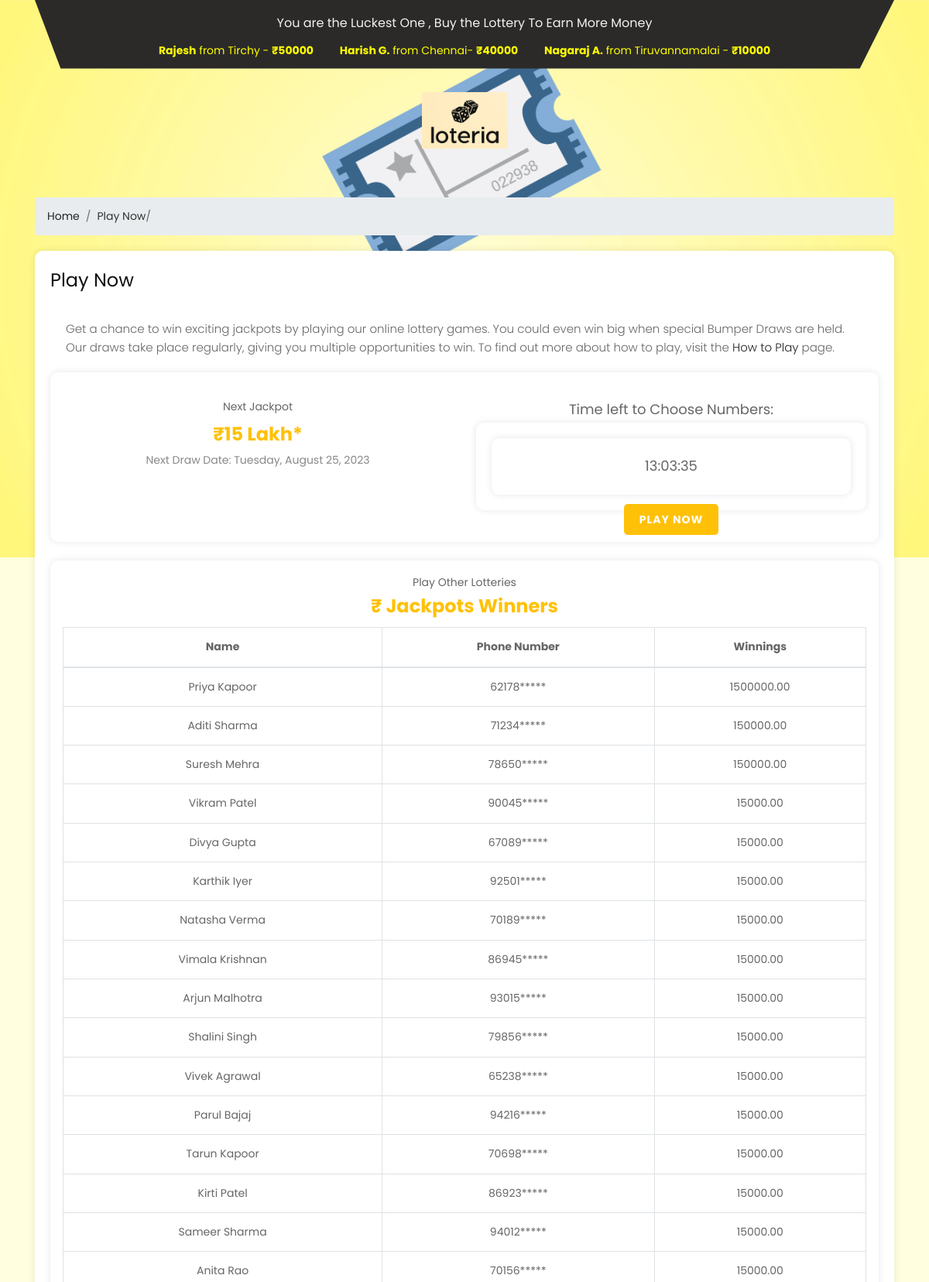
The page / (upper part) on the database its author committed.
### lottyapp/models.py (models this page shows)
class Participant(models.Model):
    name = models.CharField(max_length=100)
    phonenumber = models.CharField(max_length=20)
    winnings = models.DecimalField(max_digits=10, decimal_places=2)

### lottyapp/views.py (the view)
# urls.py: path("", views.index, name="index"),
def index(request):
    participants = Participant.objects.all()
    return render(request, 'index.html', {'participants':participants})

### lottyapp/templates/index.html (shortened to what this page needs)
{% load static %}
<!DOCTYPE html>
<html lang="en">
   <head>
      <link rel="stylesheet" type="text/css" href="{% static 'css/bootstrap.min.css' %}">
      <link rel="stylesheet" type="text/css" href="{% static 'css/style.css' %}">
      <link rel="stylesheet" href="{% static 'css/responsive.css' %}">
      <link rel="stylesheet" href="{% static 'css/jquery.mCustomScrollbar.min.css' %}">
      <link rel="stylesheet" href="https://netdna.bootstrapcdn.com/font-awesome/4.0.3/css/font-awesome.css">
      <link rel="stylesheet" type="text/css" href="https://stackpath.bootstrapcdn.com/font-awesome/4.7.0/css/font-awesome.min.css">
      <link rel="stylesheet" href="{% static 'css/owl.carousel.min.css' %}">
      <link rel="stylesheet" href="https://cdnjs.cloudflare.com/ajax/libs/fancybox/2.1.5/jquery.fancybox.min.css" media="screen">
   </head>
   <body>
      <div class="banner_bg_main">
         <div class="container">
            <div class="header_section_top">
               <div class="row">
                  <div class="col-sm-12">
                     <div class="custom_menu">
                        <ul>
                           <li><a href="#">You are the Luckest One , Buy the Lottery To Earn More Money</a></li>
                        </ul>
<div style="overflow: hidden;">
   <marquee behavior="scroll" direction="left" scrollamount="5">
       <div style="display: inline-block; padding: 0 15px; color:yellow;">
           <strong style="text-transform: capitalize;">Rajesh</strong>
           from Tirchy - <strong>₹50000</strong>
       </div>
       <div style="display: inline-block; padding: 0 15px; color:yellow;">
           <strong style="text-transform: capitalize;">Harish G.</strong>
           from Chennai- <strong>₹40000</strong>
       </div>
       <div style="display: inline-block; padding: 0 15px; color:yellow;">
           <strong style="text-transform: capitalize;">Nagaraj A.</strong>
           from Tiruvannamalai - <strong>₹10000</strong>
       </div>
   </marquee>
</div>
                     </div>
                  </div>
               </div>
            </div>
         </div>
         <div class="logo_section">
            <div class="container">
               <div class="row">
                  <div class="col-sm-12">
                    <div class="logo">
                        <a href="index.html">
                            <img src="{% static 'images/logo (5).png' %}" width="10%" height="5%" alt="Logo">
                        </a>
                    </div>
                  </div>
               </div>
            </div>
         </div>
         <div class="header_section">
            <div class="container">
               <div class="containt_main">
                  <div class="main">
                  </div>
                  <div class="header_box">
                     <div class="login_menu">
                        <ul>
                           <li><a href="#">
                              <span class="padding_10"></span></a>
                           </li>
                           <li><a href="#">
                              <span class="padding_10"></span></a>
                           </li>
                        </ul>
                     </div>
                  </div>
               </div>
            </div>
         </div>
    <div class="container">
        <ol class="breadcrumb">
            <li class="breadcrumb-item"><a href="/">Home</a></li>
            <li class="breadcrumb-item active">Play Now</li>/
        </ol>
        <div class="genBox">
            <h1 class="mb-4">Play Now</h1>
            <p>Get a chance to win exciting jackpots by playing our online lottery games. You could even win big when
                special Bumper Draws are held. Our draws take place regularly, giving you multiple opportunities to
                win. To find out more about how to play, visit the <a href="/how-to-play" title="How to Play">How to
                    Play</a> page.</p>
            <div class="text-center mb-4">
                <div class="lottery-box p-3">
                    <div class="row mt-3">
                        <div class="col-md-6">
                            <div class="title">
                                Next Jackpot
                            </div>
                            <div class="jackpot-amount">&#8377;<span class="mainJackpot">15 Lakh</span>*</div>
                            <div class="date">Next Draw Date: Tuesday, August 25, 2023</div>
                        </div>
                        <div class="col-md-6">
                            <div class="text-center countdown">
                                <div class="title">Time left to Choose Numbers:</div>
                                <div id="countdownContainer" class="countdown-container">
                                    <div class="countdown-container">
                                        <div class="countdown" id="countdown">00:00:00</div>
                                    </div>
                                </div>
                            </div>
                            <a href="{% url 'game' %}" class="play-button mt-3" title="Choose Numbers Online"
                                >Play Now</a>
                        </div>
                    </div>
                </div>
            </div>
            <div class="text-center mb-4">
                <div class="jackpot-details p-3">
                    <div class="title">Play Other Lotteries</div>
                    <h1  class="jackpot-amount">&#8377;<span class="mainJackpot"> Jackpots Winners</h1></span>
                    <div class="lottery-details">
                        <div class="table-responsive">
                            <table class="table table-bordered text-center">
                                <thead>
                                    <tr>
                                        <th>Name</th>
                                        <th>Phone Number</th>
                                        <th>Winnings</th>
                                    </tr>
                                </thead>
                                <tbody>
                                    {% for participant in participants %}
                                        <tr>
                                            <td>{{ participant.name }}</td>
                                            <td>{{ participant.phonenumber }}</td>
                                            <td>{{ participant.winnings }}</td>
                                        </tr>
                                    {% endfor %}
                                </tbody>
                            </table>
                        </div>
                    </div>
                </div>
            </div>
        </div>
    </div>
</body>
</html>

### lottyapp/static/css/style.css (style rules this page uses)
* { box-sizing: border-box !important; transition: ease all 0.5s; }
html { scroll-behavior: smooth; overflow-x: hidden; }
body { color: #666666; font-size: 14px; line-height: 1.80857; font-weight: normal; overflow-x: hidden; font-family: 'Poppins', sans-serif; }
a { color: #1f1f1f; text-decoration: none !important; outline: none !important; -webkit-transition: all .3s ease-in-out; -moz-transition: all .3s ease-in-out; -ms-transition: all .3s ease-in-out; -o-transition: all .3s ease-in-out; transition: all .3s ease-in-out; }
h1, h2, h3, h4, h5, h6 { letter-spacing: 0; font-weight: normal; position: relative; padding: 0 0 10px 0; font-weight: normal; line-height: normal; color: #111111; margin: 0 }
h1 { font-size: 24px }
*, *::after, *::before { -webkit-box-sizing: border-box; -moz-box-sizing: border-box; box-sizing: border-box; }
ul, li, ol { margin: 0px; padding: 0px; list-style: none; }
p { margin: 20px; font-weight: 300; font-size: 15px; line-height: 24px; }
a { color: #222222; text-decoration: none; outline: none !important; }
a, .btn { text-decoration: none !important; outline: none !important; -webkit-transition: all .3s ease-in-out; -moz-transition: all .3s ease-in-out; -ms-transition: all .3s ease-in-out; -o-transition: all .3s ease-in-out; transition: all .3s ease-in-out; }
img { max-width: 100%; height: auto; }
.banner_bg_main { width: 100%; float: left; background-image: url(../images/banner-bg.jpg); height: auto; background-size: 100%; background-repeat: no-repeat; }
.header_section_top { width: 100%; float: left; background-color: #2b2a29; clip-path: polygon(0 0, 100% 0, 96% 100%, 3% 100%); height: auto; padding: 10px 0px; }
.custom_menu { width: 100%; margin: 0 auto; text-align: center; }
.custom_menu ul { margin: 0px; padding: 0px; display: inline-block; }
.custom_menu li { float: left; font-size: 16px; color: #f1f1f1; padding: 6px 10px 0px 10px; }
.custom_menu li a { color: #f1f1f1; }
.logo_section { width: 100%; float: left; }
.logo { width: 100%; float: left; text-align: center; padding: 30px 0px; }
.header_section { width: 100%; display: flex; }
.containt_main { display: flex; }
.header_box { order: 2; display: flex; }
.main { flex: 1; margin: 0px 30px; display: inline-block; order: 2; }
.login_menu { display: flex; text-align: right; float: right; }
.login_menu ul { margin: 0px; padding: 0px; }
.login_menu li { float: left; font-size: 16px; color: #ffffff; text-transform: uppercase; padding-left: 10px; padding-top: 4px; }
.login_menu li a { color: #ffffff; }
.padding_10 { padding-left: 10px; }

### lottyapp/templates/index.html (style rules this page uses)
body { background-color: #FFFFE0; }
.genBox { background-color: #FFF; border-radius: 10px; box-shadow: 0 0 10px rgba(0, 0, 0, 0.1); padding: 20px; margin-top: 20px; }
.breadcrumb-item.active { color: #333; }
.lottery-box { background-color: #FFF; border-radius: 10px; box-shadow: 0 0 10px rgba(0, 0, 0, 0.1); padding: 20px; }
.jackpot-amount { font-size: 24px; font-weight: bold; color: #FFC107; }
.date { color: #888; }
.countdown { font-size: 18px; }
.countdown-container { background-color: #FFF; border-radius: 10px; box-shadow: 0 0 10px rgba(0, 0, 0, 0.1); padding: 20px; text-align: center; }
.play-button { background-color: #FFC107; border: none; color: #FFF; padding: 10px 20px; border-radius: 5px; text-transform: uppercase; font-weight: bold; letter-spacing: 1px; }
.jackpot-details { background-color: #FFF; border-radius: 10px; box-shadow: 0 0 10px rgba(0, 0, 0, 0.1); padding: 20px; }

### rows shown on the page
Participant: name "Priya Kapoor", phonenumber "62178*****", winnings "1500000.00"
Participant: name "Aditi Sharma", phonenumber "71234*****", winnings "150000.00"
Participant: name "Suresh Mehra", phonenumber "78650*****", winnings "150000.00"
Participant: name "Vikram Patel", phonenumber "90045*****", winnings "15000.00"
Participant: name "Divya Gupta", phonenumber "67089*****", winnings "15000.00"
Participant: name "Karthik Iyer", phonenumber "92501*****", winnings "15000.00"
Participant: name "Natasha Verma", phonenumber "70189*****", winnings "15000.00"
Participant: name "Vimala Krishnan", phonenumber "86945*****", winnings "15000.00"
Participant: name "Arjun Malhotra", phonenumber "93015*****", winnings "15000.00"
Participant: name "Shalini Singh", phonenumber "79856*****", winnings "15000.00"
Participant: name "Vivek Agrawal", phonenumber "65238*****", winnings "15000.00"
Participant: name "Parul Bajaj", phonenumber "94216*****", winnings "15000.00"
Participant: name "Tarun Kapoor", phonenumber "70698*****", winnings "15000.00"
Participant: name "Kirti Patel", phonenumber "86923*****", winnings "15000.00"
Participant: name "Sameer Sharma", phonenumber "94012*****", winnings "15000.00"
Participant: name "Anita Rao", phonenumber "70156*****", winnings "15000.00"
